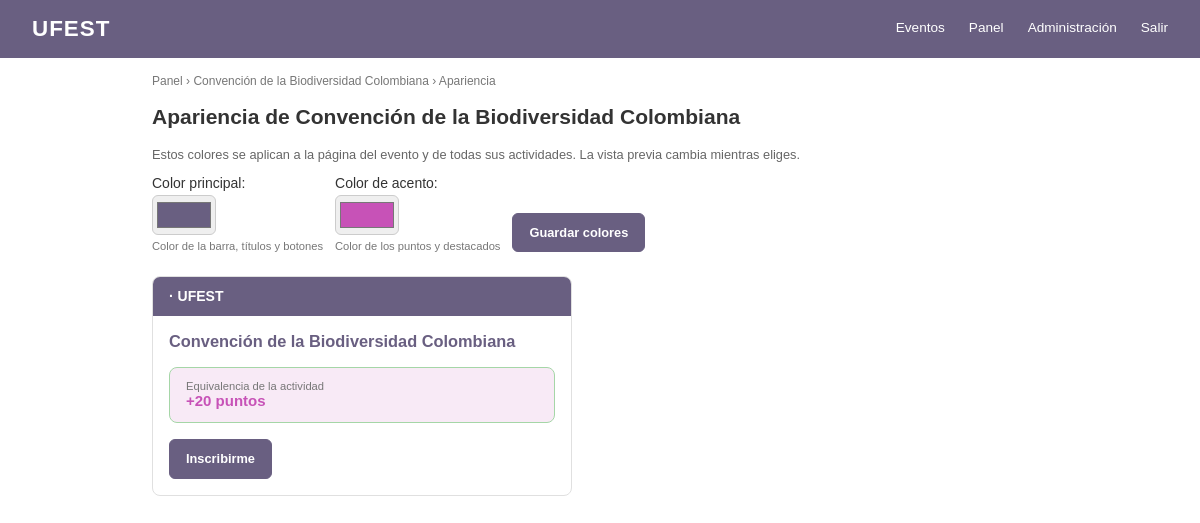
The page /panel/eventos/3/apariencia/ (signed in) on the database its author committed.
### Evento/models.py (models this page shows, shortened)
class ConfiguracionSitio(models.Model):
    nombre = models.CharField("Nombre del sitio", max_length=40, default="UFEST")
    logo = models.ImageField("Logo", upload_to="sitio/", blank=True)
    titulo_portada = models.CharField("Título de la página principal", max_length=80, default="Eventos")
    descripcion_portada = models.CharField("Texto bajo el título", max_length=250, blank=True)
    color_primario = models.CharField(
        "Color principal", max_length=7, default="#1F3864", validators=[color_hex],
        help_text="Barra de navegación, títulos y botones",
    )
    color_acento = models.CharField(
        "Color de acento", max_length=7, default="#2e7d32", validators=[color_hex],
        help_text="Puntos y resaltados",
    )
    class Meta:
        verbose_name = "configuración del sitio"
        verbose_name_plural = "configuración del sitio"
    @classmethod
    def obtener(cls):
        return cls.objects.get_or_create(pk=1)[0]

class Evento(models.Model):
    color_primario = models.CharField(
        max_length=7, default="#1F3864", validators=[color_hex],
        help_text="Color de la barra, títulos y botones",
    )
    color_acento = models.CharField(
        max_length=7, default="#2e7d32", validators=[color_hex],
        help_text="Color de los puntos y destacados",
    )
    class Estado(models.TextChoices):
        BORRADOR = "borrador", "Borrador"
        PUBLICADO = "publicado", "Publicado"
        EN_CURSO = "en_curso", "En curso"
        FINALIZADO = "finalizado", "Finalizado"
        CANCELADO = "cancelado", "Cancelado"
    nombre = models.CharField(max_length=50, unique=True)
    descripcion = models.CharField(max_length=250)
    fecha_inicio = models.DateField()
    fecha_fin = models.DateField()
    sede = models.CharField(max_length=120)
    imagen = models.ImageField(upload_to="eventos/", blank=True)
    estado = models.CharField(max_length=20, choices=Estado.choices, default=Estado.BORRADOR)
    creado_por = models.ForeignKey(
        settings.AUTH_USER_MODEL, on_delete=models.PROTECT, related_name="eventos_creados"
    )
    coordinadores = models.ManyToManyField(
        settings.AUTH_USER_MODEL, blank=True, related_name="eventos_asignados"
    )

### Evento/views.py (the view)
# urls.py: path("panel/eventos/<int:pk>/apariencia/", views.apariencia_evento, name="apariencia_evento"),
@login_required
def apariencia_evento(request, pk):
    evento = _evento_del_panel(request, pk)
    form = AparienciaEventoForm(request.POST or None, instance=evento)
    if form.is_valid():
        form.save()
        messages.success(request, f"Apariencia de «{evento.nombre}» actualizada.")
        return redirect("evento:panel")
    return render(request, "panel/apariencia.html", {"form": form, "evento": evento})

### Evento/forms.py
class AparienciaEventoForm(forms.ModelForm):
    class Meta:
        model = Evento
        fields = ("color_primario", "color_acento")
        labels = {
            "color_primario": "Color principal",
            "color_acento": "Color de acento",
        }
        widgets = {
            "color_primario": forms.TextInput(attrs={"type": "color"}),
            "color_acento": forms.TextInput(attrs={"type": "color"}),
        }

### Cuenta/models.py (called while the page is built)
    @property
    def es_participante(self):
        return self.rol == self.Rol.PARTICIPANTE

### Cuenta/permisos.py (called while the page is built)
def es_admin_general(usuario):
    if ( (usuario.rol)=="admin"):
        return True
    else:
        return False

def es_coordinador(usuario):
    if ( (usuario.rol)=="coordinador" or (usuario.rol)=="admin"):
        return True
    else:
        return False

def eventos_de(usuario):
    if es_admin_general(usuario):
        return Evento.objects.all()
    elif es_coordinador(usuario):
        return Evento.objects.filter(coordinadores=usuario)
    else:
        return Evento.objects.none()

### Evento/contexto.py (called while the page is built)
def sitio(request):
    try:
        return {"sitio": ConfiguracionSitio.obtener()}
    except (OperationalError, ProgrammingError):  # antes de migrar
        return {"sitio": ConfiguracionSitio()}

### Evento/views.py (called while the page is built)
def _evento_del_panel(request, pk):
    if not es_coordinador(request.user):
        raise PermissionDenied
    return get_object_or_404(eventos_de(request.user), pk=pk)

### templates/panel/apariencia.html (shortened to what this page needs)
{% extends "base.html" %}
{% block contenido %}
<p class="migas"><a href="{% url 'evento:panel' %}">Panel</a> &rsaquo; {{ evento.nombre }} &rsaquo; Apariencia</p>
<h2>Apariencia de {{ evento.nombre }}</h2>
<p class="ayuda">
  Estos colores se aplican a la página del evento y de todas sus actividades.
  La vista previa cambia mientras eliges.
</p>
<form method="post" class="formulario formulario-linea">
  {{ form.as_p }}
  <button type="submit" class="btn btn-primario">Guardar colores</button>
</form>
<div class="vista-previa">
  <div class="vista-previa-barra">· {{ sitio.nombre }}</div>
  <div class="vista-previa-cuerpo">
    <h3>{{ evento.nombre }}</h3>
    <div class="equivalencia">
      <small>Equivalencia de la actividad</small>
      <span class="puntos">+20 puntos</span>
    </div>
    <span class="btn btn-primario">Inscribirme</span>
  </div>
</div>
{% endblock %}

### templates/base.html (shortened to what this page needs)
{% load static %}
<!DOCTYPE html>
<html lang="es">
<head>
  <link rel="stylesheet" href="{% static 'css/style.css' %}">
</head>
<body>
  <header class="navbar">
    <h1>{% if sitio.logo %}<img src="{{ sitio.logo.url }}" alt="" class="logo-sitio">{% endif %}{{ sitio.nombre }}</h1>
    <nav>
      <a href="{% url 'evento:lista' %}">Eventos</a>
      {% if user.is_authenticated %}
        {% if user.rol == "coordinador" or user.rol == "admin" %}
          <a href="{% url 'evento:panel' %}">Panel</a>
        {% endif %}
        {% if user.rol == "admin" %}
          <a href="{% url 'evento:gestion' %}">Administración</a>
        {% endif %}
        <form method="post" action="{% url 'logout' %}" class="form-salir">
          <button type="submit">Salir</button>
        </form>
      {% else %}
        <a href="{% url 'login' %}">Iniciar sesión</a>
        <a href="{% url 'registro' %}">Registrarse</a>
      {% endif %}
    </nav>
  </header>
  <main>
    {% block contenido %}{% endblock %}
  </main>
</body>
</html>

### static/css/style.css (style rules this page uses)
:root { --azul: #1F3864; --azul-fondo: #e8edf6; --verde: #2e7d32; --verde-fondo: color-mix(in srgb, var(--verde) 12%, white); --gris: #e0e0e0; }
* { box-sizing: border-box; }
body { margin: 0; font-family: Arial, Helvetica, sans-serif; color: #333; background: #fff; font-size: 14px; }
.navbar { display: flex; justify-content: space-between; align-items: center; background: var(--azul); color: #fff; padding: 1rem 2rem; }
.navbar h1 { margin: 0; font-size: 1.4rem; letter-spacing: 1px; }
.navbar nav { display: flex; align-items: center; gap: 1.5rem; }
.navbar a { color: #fff; text-decoration: none; font-size: .85rem; padding-bottom: 4px; }
.form-salir { margin: 0; }
.form-salir button { background: none; border: none; color: #fff; font-size: .85rem; font-family: inherit; cursor: pointer; padding: 0 0 4px; }
main { max-width: 960px; margin: 0 auto; padding: 1rem 2rem 2rem; }
.migas { font-size: .75rem; color: #777; margin: 0 0 1rem; }
.migas a { color: #777; text-decoration: none; }
.equivalencia { margin-top: 1rem; padding: .8rem 1rem; background: var(--verde-fondo); border: 1px solid #a5d6a7; border-radius: 8px; }
.equivalencia small { display: block; font-size: .7rem; color: #777; }
.puntos { font-size: 15px; font-weight: bold; color: var(--verde); }
.btn { flex: 1; display: inline-block; text-align: center; text-decoration: none; padding: .7rem 1rem; border-radius: 6px; font-size: .8rem; font-family: inherit; cursor: pointer; }
.btn-primario { background: var(--azul); color: #fff; border: 1px solid var(--azul); font-weight: bold; }
.formulario { max-width: 420px; }
.formulario p { display: flex; flex-direction: column; gap: .3rem; margin: 0 0 .9rem; }
.formulario input, .formulario select { padding: .55rem .7rem; border: 1px solid #ccc; border-radius: 6px; font-size: .85rem; font-family: inherit; }
.formulario .helptext { font-size: .7rem; color: #777; }
.formulario .btn { flex: none; width: 100%; }
.ayuda { font-size: .8rem; color: #666; }
.formulario-linea { max-width: none; display: flex; flex-wrap: wrap; gap: .75rem; align-items: end; }
.formulario-linea p { margin: 0; }
.formulario-linea .btn { width: auto; }
.formulario input[type="color"] { width: 64px; height: 40px; padding: 2px; cursor: pointer; }
.vista-previa { margin-top: 1.5rem; max-width: 420px; border: 1px solid var(--gris); border-radius: 8px; overflow: hidden; }
.vista-previa-barra { background: var(--azul); color: #fff; padding: .7rem 1rem; font-weight: bold; }
.vista-previa-cuerpo { padding: 1rem; }
.vista-previa-cuerpo h3 { margin: 0 0 .5rem; color: var(--azul); }
.vista-previa-cuerpo .btn { flex: none; display: inline-block; margin-top: 1rem; }
.navbar h1 { display: flex; align-items: center; gap: .6rem; }

### rows shown on the page
ConfiguracionSitio: nombre "UFEST"
Evento: nombre "Convención de la Biodiversidad Colombiana", color_primario "#695f81", color_acento "#c752b7"
